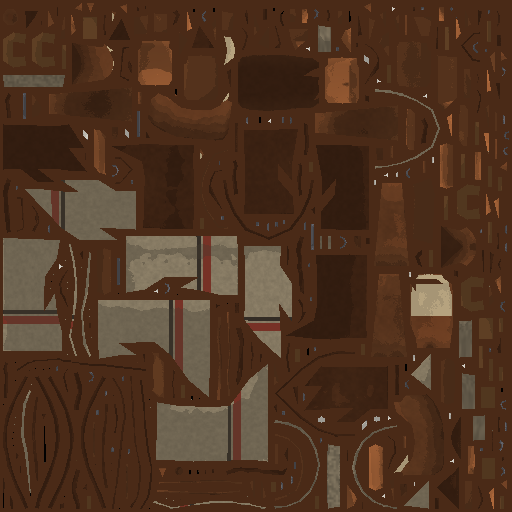
#> input picture assets/creatures/horse/horse_tack.png, 512 x 512 px
$ python -i finish.py   (imports and definitions only)
#> lines starting #> are read from the running program, lines starting #| are printed output that depends on the picture
#!/usr/bin/env python3
"""Combine tools/paint_bake.gd's raw projections into his painted textures, in squares.

    python3 tools/paint/finish.py [assets/people/paint]

For every shape of him (skin, head, coat, hat...): each painted view's projection, weighted by how
squarely that view saw each texel and by VIEW_WEIGHT (the painting's own view is the master; the
others fill what it can't see), sharpened so the best view wins, averaged; texels no view saw take
the colour of those next to them. Then the squares, the same rule for every man: each shape cut
into squares of a set size on him (SQUARES_PER_M, measured on the painting: ~80 a metre on cloth,
~190 on the face, ~150 on the hands), the fine detail under them smoothed away first (SMOOTH),
each square the dominant colour of what's under it (two colours found in the square, the commoner
kept: crisp edges, not the blur of an average; on the face the average, keeping its dark lines,
SQUARE_RULE), and each shape cut to a few colours of its own (SHAPE_COLOURS: a coat of twelve
browns), so the squares form clean ramps, not noise. The face also has the painted light evened
out (FACE_EVEN) and its eyes drawn finer than its squares (DETAIL). Writes
assets/people/<id>_paint_<shape>.png (one texel per square, or DETAIL x DETAIL: the game draws them
nearest, and body_skin lights each square as one) and assets/people/<id>_paint.json ({shape:
{uv_rect, size, texels_per_square}}), which PeopleBodies loads.
"""
import json
import os
import sys

import numpy as np
from PIL import Image, ImageFilter

sys.path.insert(0, os.path.join(os.path.dirname(os.path.abspath(__file__)), "..", "blender"))
import faces  # noqa: E402  (its _despeckle; faces imports bpy only if it's there)
sys.path.insert(0, os.path.dirname(os.path.abspath(__file__)))
import face_draw  # noqa: E402  (the face drawn over the squares: eyes, brows, moustache)

# The hybrid finish (docs/ART_REVIEW.md §6): his textures come from the image model's flat-lit
# turnaround sheets alone (not the painting's own pixels, which are lit and never matched his
# shape), each square the plain average under it (not the commoner of two colours: that made
# noise of the model's shading), with a wider palette a shape, and the game's light does the
# painting's shading (HumanBody.paint_look: no self-lit share, no steps, ambient on). Off = the
# old finish (the painting's pixels as master, dominant-colour squares, few colours).
HYBRID = True
VIEW_WEIGHT = {"shot": 0.0 if HYBRID else 0.5, "shot_model": 6.0, "front": 1.0, "three_quarter": 1.0, "side": 0.8, "side_left": 0.8, "back": 1.0}
# The close head views (paint_views.py --head-sheet) see his head at ~3x the detail: on the shapes of
# his head they outweigh everything; elsewhere (the collar and coat they catch) they barely count.
HEAD_VIEW_WEIGHT = 10.0
# The view from your seat is the one that matters most: on his face it outweighs the other close views.
HEAD_VIEW_BOOST = {"head_shot": 1.6}
# A painting that didn't follow our model (its outline overlaps the guide's less than this after
# fitting, tools/paint/align.py's <id>_aligned.json) is left out: an image model sometimes paints a
# view from the wrong side (a front face where his profile should be), which would put the wrong
# face on him.
MIN_OVERLAP = 0.8
# The close head views fill their frame, so a wrong one still overlaps well: they must fit closer.
MIN_OVERLAP_HEAD = 0.88
# Nor one whose face is too far from the guide's to be bent onto it (x his face's size, eyes to chin:
# align.py's WARP_MAX), or that shows a face where the guide shows the back of his head (align.py
# face_fit, face_mismatch).
MAX_FACE_FIT = 0.35
HEAD_VIEW_ELSEWHERE = 0.2
HEAD_SHAPES = {"head", "hair", "hat", "hat_band", "hat_brim", "cravat"}
# How hard the best view wins: each view's weight (VIEW_WEIGHT x how squarely it saw the texel) is
# raised to this power before averaging.
SHARPEN = 4.0
# Squares a metre on him, per shape (the rest: SQUARES_PER_M_CLOTH). Measured on the painting at
# its man's size: the face ~27 blocks across, the hands finer; the coat's blocks were taken as
# ~12 px of 1672 (80 a metre), but the judge measures the painting's at ~8 px of 1280 against our
# 15 (2026-10-02): cloth at 160 a metre, squares half the size.
SQUARES_PER_M = {"head": 190.0, "skin": 150.0, "cravat": 110.0, "hat_band": 110.0}
SQUARES_PER_M_CLOTH = 160.0
# The raw bakes' texels a metre: paint_bake.gd bakes at 512/m (three raw texels a cloth square),
# except the head, whose face layout
# runs round the head (~0.57 m) in u and over BodyMesh's HEAD_BOTTOM..HEAD_TOP (0.25 m) in v.
RAW_PER_M = {"head": (512 / 0.57, 344 / 0.25)}
RAW_PER_M_DEFAULT = (512.0, 512.0)
# Clean squares: first the fine detail under them is smoothed away (a median over this many raw
# texels, ~1 cm; ~8 mm on the face, whose brows and moustache are small, and never over his eyes,
# DETAIL), then each shape gets a palette of its own: enough shades for the light to step across it,
# few enough that neighbouring squares share them (the painting's face is a calm mosaic of ~16).
SMOOTH = {"head": 7}
SMOOTH_DEFAULT = 5
# How a square's colour is picked: "dominant" (the commoner of the two colours in it: crisp edges,
# for cloth) or "dark" (the average, unless a good part of it is much darker than the rest, when it
# takes that: the face, whose brows, lids and moustache are thin dark lines the painting keeps bold).
SQUARE_RULE = {"head": "dark"}
DARK_SHARE = 0.3
DARK_GAP = 0.1
# Where the painting draws finer than its squares: his eyes (a white, a dark iris, a glint) are
# drawn at about a third of a square. Shapes here are written with DETAIL texels a side per square
# (body_skin lights each square as one, square_texels), each square one colour except within
# EYE_REACH (half-width, half-height, metres) of an eye (paint_bake.gd writes where they are),
# whose texels keep their own colours from a small palette of their own (EYE_COLOURS).
DETAIL = {"head": 3}
EYE_REACH = (0.021, 0.011)
EYE_COLOURS = 8
SHAPE_COLOURS = {"head": 16, "coat": 12, "vest": 10, "shirt": 6, "trousers": 8, "hat": 8, "hat_band": 8,
        "hat_brim": 8, "cravat": 5, "skin": 10, "boots": 6, "belt": 5, "gun_belt": 6, "holster": 5}
SHAPE_COLOURS_DEFAULT = 6
if HYBRID:
    SHAPE_COLOURS = {"head": 32, "coat": 28, "vest": 20, "shirt": 12, "trousers": 20, "hat": 16, "hat_band": 12,
            "hat_brim": 16, "cravat": 8, "skin": 24, "boots": 12, "belt": 8, "gun_belt": 12, "holster": 8, "hair": 16}
    SHAPE_COLOURS_DEFAULT = 16
# Garments drawn in their own colour, as the painting draws them (a clean white shirt, a black tie):
# the painted light and shade are kept, the colour is set, so the collar and tie read at a glance
# instead of taking the muddy browns round them. Colours as the painting shows them in lamplight.
SHAPE_TONE = {"shirt": (0.95, 0.8, 0.52), "cravat": (0.07, 0.05, 0.04)}
# The face's features bolder (unsharp mask: radius in raw texels, strength in %), like the
# painting's dark eyes, brows and moustache.
FACE_SHARPEN = (4, 90)
# The painting lights his face warm and nearly even; the model paints one cheek bright and the other
# dark, which the game's lamps then shade again. How much of that painted light is taken out
# (0..1) and over what reach (metres): wider than an eye or a moustache, so they stay.
FACE_EVEN = {"head": 0.6}
FACE_EVEN_REACH = 0.03
# Samples a square looks at (per side) to find its dominant colour.
SAMPLES = 4
# Texels no view saw take their neighbours' colour, spreading this many texels; past that, the
# shape's average.
FILL_STEPS = 64


def _load(path):
    return np.asarray(Image.open(path).convert("RGBA"), dtype=float) / 255.0


# [89 lines left out: functions _fill, dominant, average, dark_kept, eye_mask, palette, not called in this run]


def finish(src):
    raw = os.path.join(src, "raw")
    with open(os.path.join(raw, "shapes.json")) as f:
        info = json.load(f)
    person = info["person"]
    out_dir = os.path.dirname(os.path.normpath(src))
    report = {}
    squares = {}
    dropped = set()
    fits = os.path.join(src, "%s_aligned.json" % person)
    if os.path.exists(fits):
        with open(fits) as f:
            for view, r in json.load(f).items():
                need = MIN_OVERLAP_HEAD if view.startswith("head_") else MIN_OVERLAP
                if isinstance(r, dict) and (r.get("overlap", 1.0) < need or r.get("face_mismatch")
                        or r.get("face_fit", 0.0) > MAX_FACE_FIT):
                    # align.py names the model's painting of your seat's view "shot"; in the bake
                    # it's "shot_model" ("shot" there is the painting's own pixels, never left out).
                    dropped.add("shot_model" if view == "shot" else view)
    if dropped:
        print("left out (didn't follow his outline):", ", ".join(sorted(dropped)))
    for shape, s in info["shapes"].items():
        w, h = s["size"]
        acc = np.zeros((h, w, 3))
        wsum = np.zeros((h, w))
        for view in info["views"]:
            cp = os.path.join(raw, "%s_%s_col.png" % (shape, view))
            wp = os.path.join(raw, "%s_%s_w.png" % (shape, view))
            if not (os.path.exists(cp) and os.path.exists(wp)):
                continue
            col, wt = _load(cp), _load(wp)
            # Sharpened, so where a view sees a texel far better than the others (the painting
            # itself, from your seat) it wins outright rather than being averaged with guesses.
            if view in dropped:
                continue
            vw = VIEW_WEIGHT.get(view, 1.0)
            if view.startswith("head_"):
                vw = HEAD_VIEW_WEIGHT * HEAD_VIEW_BOOST.get(view, 1.0) if shape in HEAD_SHAPES else HEAD_VIEW_ELSEWHERE
            elif shape == "hair":
                vw *= 0.1  # the body views were painted before he had hair
            if vw <= 0.0:
                continue
            k = ((wt[..., 0] * vw) ** SHARPEN) * (col[..., 3] > 0.5)
            acc += col[..., :3] * k[..., None]
            wsum += k
        known = wsum > 1e-4
        if not known.any():
            continue
        rgb = np.where(known[..., None], acc / np.maximum(wsum, 1e-9)[..., None], 0.0)
        rgb = _fill(rgb, known)
        if shape in SHAPE_TONE:
            lum = rgb @ np.array([0.2126, 0.7152, 0.0722])
            lo, hi = np.percentile(lum[known], [5, 95]) if known.any() else (0.0, 1.0)
            t = np.clip((lum - lo) / max(hi - lo, 1e-3), 0, 1)[..., None]
            rgb = np.array(SHAPE_TONE[shape]) * (0.55 + 0.45 * t)
        if shape in FACE_EVEN:
            # The model's light across his face (a bright cheek, a dark one) evened out, the
            # features kept: brightness divided by its own blur (FACE_EVEN_REACH metres), FACE_EVEN of it.
            lum = rgb @ np.array([0.2126, 0.7152, 0.0722])
            rx = RAW_PER_M.get(shape, RAW_PER_M_DEFAULT)[0] * FACE_EVEN_REACH
            blur = np.asarray(Image.fromarray((np.clip(lum, 0, 1) * 255).astype(np.uint8)).filter(
                    ImageFilter.GaussianBlur(rx)), dtype=float) / 255.0
            level = np.median(lum[known])
            rgb = rgb * ((level + 0.02) / (blur + 0.02))[..., None] ** FACE_EVEN[shape]
        if shape == "head":
            img = Image.fromarray((np.clip(rgb, 0, 1) * 255).astype(np.uint8))
            img = img.filter(ImageFilter.UnsharpMask(radius=FACE_SHARPEN[0], percent=FACE_SHARPEN[1], threshold=2))
            rgb = np.asarray(img, dtype=float) / 255.0
        unsmoothed = rgb
        k = SMOOTH.get(shape, SMOOTH_DEFAULT)
        if k > 1:
            img = Image.fromarray((np.clip(rgb, 0, 1) * 255).astype(np.uint8)).filter(ImageFilter.MedianFilter(k))
            rgb = np.asarray(img, dtype=float) / 255.0
        per_m = SQUARES_PER_M.get(shape, SQUARES_PER_M_CLOTH)
        raw_x, raw_y = RAW_PER_M.get(shape, RAW_PER_M_DEFAULT)
        size = (max(2, round(w * per_m / raw_x)), max(2, round(h * per_m / raw_y)))
        rule = dark_kept if SQUARE_RULE.get(shape) == "dark" else (average if HYBRID else dominant)
        n = DETAIL.get(shape, 1)
        fine = None
        if n > 1:
            fine_size = (size[0] * n, size[1] * n)
            mask = eye_mask(fine_size, s.get("eyes", []), (per_m * n, per_m * n))
            fine = (rule(unsmoothed, fine_size), mask)
        squares[shape] = (rule(rgb, size), fine)
        report[shape] = {"uv_rect": s["uv_rect"], "size": list(size), "squares_per_m": per_m,
                "texels_per_square": n, "seen": round(float(known.mean()), 3)}
    for shape, (q, fine) in squares.items():
        idx, pal = palette(q, SHAPE_COLOURS.get(shape, SHAPE_COLOURS_DEFAULT))
        # Lone stray squares tidied (not on the face: an eye is one square).
        if shape != "head":
            idx = faces._despeckle(idx, np.ones(idx.shape, dtype=bool), passes=2)
        out = pal[idx]
        if fine is not None:
            # Each square as DETAIL x DETAIL texels, then the eyes' own texels over them.
            n = DETAIL[shape]
            out = out.repeat(n, 0).repeat(n, 1)
            detail, mask = fine
            if mask.any():
                eidx, epal = palette(detail[mask][None], EYE_COLOURS)
                out[mask] = epal[eidx[0]]
            report[shape]["size"] = [out.shape[1], out.shape[0]]
            report[shape]["detail_texels"] = int(mask.sum())
        eyes = info["shapes"][shape].get("eyes", [])
        if shape == "head" and len(eyes) == 2:
            # Then his eyes, brows and moustache drawn over, bold as the painting's (face_draw.py).
            out = face_draw.draw(out, [(u * out.shape[1], v * out.shape[0]) for u, v in eyes])
            report[shape]["eyes"] = [[round(u, 4), round(v, 4)] for u, v in eyes]
        name = "%s_paint_%s.png" % (person, shape)
        Image.fromarray(out, "RGB").save(os.path.join(out_dir, name))
        report[shape]["colours"] = int(len(pal))
        print(name, idx.shape[1], idx.shape[0], "(%d a metre, %d colours)" % (report[shape]["squares_per_m"], len(pal)),
                "seen %.0f%%" % (100 * report[shape]["seen"]))
    with open(os.path.join(out_dir, "%s_paint.json" % person), "w") as f:
        json.dump({"views": [v for v in info["views"] if v not in dropped], "left_out": sorted(dropped),
                "shapes": report}, f, indent=1)


# [2 lines not run here, left out]

>>> import cv2
>>> picture = cv2.imread('../../assets/creatures/horse/horse_tack.png', cv2.IMREAD_GRAYSCALE)
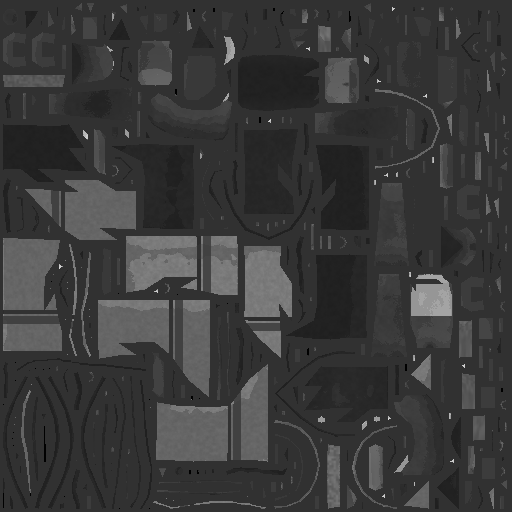
#> picture: shape (512, 512); min 0, max 215, mean 57.5
#> (the run stopped early here; a loop or call above may not have finished)
